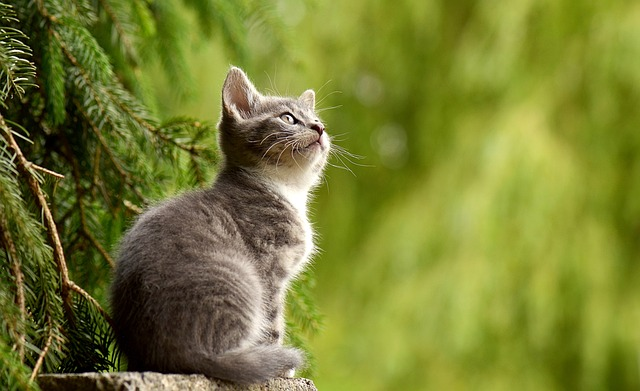
#> input picture p_opencv강의/img.jpg, 640 x 391 px
$ jupyter execute firstclass.ipynb
#> lines starting #> are read from the running program, lines starting #| are printed output that depends on the picture; after the words box and inside, x2 and y2 are one past the last pixel; in counts of white or black regions, pixels touching at a corner belong together
[cell 1]
import cv2
cv2.__version__

# 1. 이미지 출력

[cell 2]
import cv2
img = cv2.imread('img.jpg')
#> img is the input picture: shape (391, 640, 3); mean B, G, R 49.8, 125.8, 119.1
cv2.imshow('img',img)
cv2.waitKey(0)
cv2.destroyAllWindows()

## 읽기 옵션
1. cv2.IMREAD_COLOR : 컬러이미지, 투명영역 무시(기본값)
1. cv2.IMREAD_GRAYSCALE : 흑백이미지
1. cv2.IMREAD_UNCHANGED : 투명영역까지 포함

[cell 3]
import cv2
img_gray = cv2.imread('img.jpg',cv2.IMREAD_GRAYSCALE)
#> img_gray: shape (391, 640); min 0, max 255, mean 115.1
cv2.imshow('img_gray',img_gray)
cv2.waitKey(0)
cv2.destroyAllWindows()

## shape

[cell 4]
import cv2
img = cv2.imread('img.jpg')
img.shape # 가로 세로 체널
#> Out = (391, 640, 3)

# 2. 동영상출력

## 동영상 파일 출력

[cell 5]
import cv2
cap = cv2.VideoCapture('vedio.mp4')
while cap.isOpened(): # 동영상 올바르게 열렸는지
    ret, frame = cap.read()  # 성공여부 , 이미지
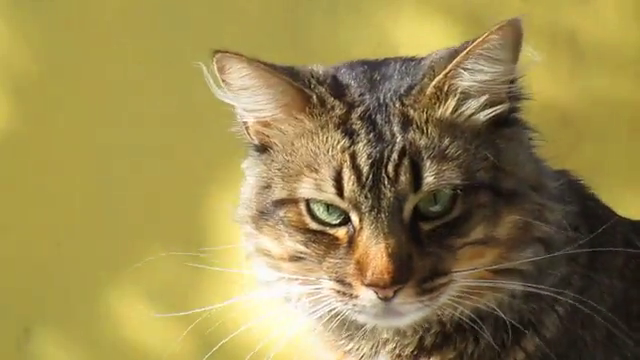
#> input picture frame 28 of p_opencv강의/vedio.mp4, 640 x 360 px
#> frame is the input picture: shape (360, 640, 3); mean B, G, R 78.8, 136.5, 152.7
    if not ret :
        print('동영상 끝')
        break
    cv2.imshow('vedio',frame)

    if cv2.waitKey (1) == ord('q'):
#> (key q is pressed here)
        print('q눌러서 종료')
        break

cap.release() # 자원해제
cv2.destroyAllWindows()

## 카메라 출력

[cell 6]
import cv2
cap= cv2.VideoCapture(0)

if not cap.isOpened ():
    exit()

while True:
    ret, frame = cap.read()
    if not ret :
        break
    cv2.imshow('camera',frame)
    if cv2.waitKey (1) == ord('q'):
#> (key q is pressed here)
        break

cap.release()
cv2.destroyAllWindows()

# 3. 도형그리기

## 빈 스케치북 만들기

[cell 7]
import cv2
import numpy as np

img = np.zeros((480,640,3),dtype = np.uint8)
cv2.imshow('img',img)
cv2.waitKey(0)
cv2.destroyAllWindows()

## 일부 영역 색칠

[cell 8]
import cv2
import numpy as np

img = np.zeros((480,640,3),dtype = np.uint8)
img[100:200, 200:300] = (255,255,255)

cv2.imshow('img',img)
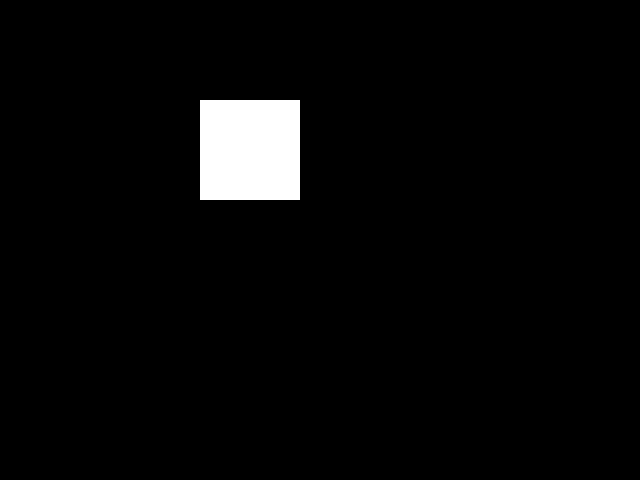
#> window 'img': shape (480, 640, 3); 3.3% white; 1 white region, box (x1, y1, x2, y2) and area: (200, 100, 300, 200) 10000
cv2.waitKey(0)
cv2.destroyAllWindows()

## 직선
직선의 종류

1.cv2.LINE_4 : 상하좌우 4방향 연결된 선
1.cv2.LINE_8 : (기본값) 대각선을 포함한 8방향
1.cv2.LINE_AA : 부드러운 선

[cell 9]
import cv2
import numpy as np

img = np.zeros((480,640,3),dtype = np.uint8)

COLOR = (0,255,255) # BGR > 노란색
THICKNESS = 5 # 두께

cv2.line(img, (50,100),(400,50),COLOR,THICKNESS,cv2.LINE_8) # 그릴 위치, 시작 ,끝, 색, 두께, 선 종류
cv2.line(img, (50,200),(400,150),COLOR,THICKNESS,cv2.LINE_4)
cv2.line(img, (50,300),(400,250),COLOR,THICKNESS,cv2.LINE_AA)

cv2.imshow('img',img)
cv2.waitKey(0)
cv2.destroyAllWindows()

## 원

[cell 10]
import cv2
import numpy as np

img = np.zeros((480,640,3),dtype = np.uint8)

COLOR = (0,255,255) # BGR > 노란색
RADIUS = 50
THICKNESS = 5 # 두께

cv2.circle(img, (200,100),RADIUS ,COLOR,THICKNESS,cv2.LINE_8) # 그릴 위치, 중심 ,반지름, 색, 두께, 선 종류
#> img: shape (480, 640, 3)
cv2.circle(img, (300,200),RADIUS ,COLOR,cv2.FILLED,cv2.LINE_8)

cv2.imshow('img',img)
cv2.waitKey(0)
cv2.destroyAllWindows()

## 사각형

[cell 11]
import cv2
import numpy as np

img = np.zeros((480,640,3),dtype = np.uint8)

COLOR = (0,255,255) # BGR > 노란색
THICKNESS = 5 # 두께

cv2.rectangle(img, (100,100),(200,200),COLOR,THICKNESS) # 왼쪽 위, 오른쪽아래, 색, 두께

cv2.rectangle(img, (400,100),(300,200),COLOR,cv2.FILLED)

cv2.imshow('img',img)
cv2.waitKey(0)
cv2.destroyAllWindows()

## 다각형

[cell 12]
import cv2
import numpy as np

img = np.zeros((480,640,3),dtype = np.uint8)

COLOR = (0,255,255) # BGR > 노란색
THICKNESS = 5 # 두께

pts1 = np.array([[100,100],[200,100],[100,200]])
cv2.polylines(img,[pts1],True,COLOR,cv2.LINE_8)
pts2 = np.array([[200,100],[300,100],[300,200]])
cv2.polylines(img,[pts2],False,COLOR,cv2.LINE_8)

cv2.polylines(img,[pts1,pts2],True,COLOR,cv2.LINE_4)
pts3 = np.array([[[100,300],[200,300],[100,400]],[[200,300],[300,300],[300,400]]])
cv2.fillPoly(img, pts3, COLOR, cv2.LINE_AA)

cv2.imshow('img',img)
cv2.waitKey(0)
cv2.destroyAllWindows()

# 4. 텍스트
## open cv에서 사용하는 글꼴 종류
1. cv2.FONT_HERSHEY_SIMPLEX : 보통크기의 산 세리프 글꼴
1. cv2.FONT_HERSHEY_PLAIN : 작은크기의 산 세리프 글꼴
1. cv2.FONT_HERSHEY_SCRIPT_SIMPLEX : 필기체 스타일 글꼴
1. cv2.FONT_HERSHEY_TRIPLEX : 보통크기의 산 세리프 글꼴
1. cv2.FONT_ITALIC : 기울임 이탤릭체

[cell 13]
import cv2
import numpy as np

img = np.zeros((480,640,3),dtype = np.uint8)

SCALE = 1
COLOR = (255,0,0)
THICKNESS = 1
cv2.putText (img, "adsfasdfasdfafd", (20,50),cv2.FONT_HERSHEY_TRIPLEX, SCALE, COLOR, THICKNESS)

cv2.imshow('img',img)
cv2.waitKey(0)
cv2.destroyAllWindows()

# 한글
## 한글 우회 방법

[cell 14]
import cv2
import numpy as np
from PIL import ImageFont, ImageDraw, Image

def myPutText(src, text, pos, font_size, font_color):
#> called with text = '안녕하세요', pos = (20, 50), font_size = 30, font_color = (255, 0, 0)
    img_pil = Image.fromarray(src)
    draw = ImageDraw.Draw(img_pil)
    font = ImageFont.truetype('fonts/gulim.ttc',font_size)
    draw.text (pos,text,font=font,fill=font_color)
    return np.array(img_pil)


img = np.zeros((480,640,3),dtype = np.uint8)

FONT_SIZE = 30
COLOR = (255,0,0)
THICKNESS = 1
img = myPutText (img, "안녕하세요", (20,50),FONT_SIZE,COLOR)

cv2.imshow('img',img)
cv2.waitKey(0)
cv2.destroyAllWindows()

# 5. 파일저장
## 이미지 저장

[cell 15]
import cv2
img = cv2.imread('img.jpg',cv2.IMREAD_GRAYSCALE)
cv2.imshow('img',img)
cv2.waitKey(0)
cv2.destroyAllWindows()

result = cv2.imwrite('img_save.jpg',img)
print(result)
#| True

## 동영상저장

[cell 16]
import cv2
cap = cv2.VideoCapture('vedio.mp4')
fourcc = cv2.VideoWriter_fourcc(*'DIVX')

width = round(cap.get(cv2.CAP_PROP_FRAME_WIDTH))
height  = round(cap.get(cv2.CAP_PROP_FRAME_HEIGHT))
fps = cap.get(cv2.CAP_PROP_FPS)
out = cv2.VideoWriter('output.avi',fourcc,fps,(width,height)) # 파일명, 코덱, fps, 크기
while cap.isOpened(): # 동영상 올바르게 열렸는지
    ret, frame = cap.read()  # 성공여부 , 이미지
    if not ret :
        print('동영상 끝')
        break
    cv2.imshow('vedio',frame)
    out.write(frame)# 영상 데이터만 저장
    if cv2.waitKey (1) == ord('q'):
#> (key q is pressed here)
        print('q눌러서 종료')
        break
out.release()
cap.release() # 자원해제
cv2.destroyAllWindows()

# 6. 크기 조정
## 이미지
고정크기

[cell 17]
import cv2
img = cv2.imread('img.jpg')
dst = cv2.resize(img,(400,500))
cv2.imshow('img',img)
cv2.imshow('dst',dst)
cv2.waitKey(0)
cv2.destroyAllWindows()

비율로 설정

[cell 18]
import cv2
img = cv2.imread('img.jpg')
dst = cv2.resize(img,None,fx=0.5,fy=0.5)
#> dst: shape (196, 320, 3)
cv2.imshow('img',img)
cv2.imshow('dst',dst)
cv2.waitKey(0)
cv2.destroyAllWindows()

###보간법
이미지 비율 변경 자연스럽게
1. cv2.INTER_AREA :  크기 줄일 때 사용
1. cv2.INTER_CUBIC : 늘일 때 사용 속도느리나 퀄리티 좋음
1. cv2.INTER_LINEAR : 늘일 때 사용 기본값

[cell 19]
import cv2
img = cv2.imread('img.jpg')
dst = cv2.resize(img,None,fx=0.5,fy=0.5,interpolation=cv2.INTER_AREA)
cv2.imshow('img',img)
cv2.imshow('dst',dst)
cv2.waitKey(0)
cv2.destroyAllWindows()

[cell 20]
import cv2
img = cv2.imread('img.jpg')
dst = cv2.resize(img,None,fx=2.5,fy=2.5,interpolation=cv2.INTER_CUBIC)
#> dst: shape (978, 1600, 3)
cv2.imshow('img',img)
cv2.imshow('dst',dst)
cv2.waitKey(0)
cv2.destroyAllWindows()

동영상 크기 설정

[cell 21]
import cv2
cap = cv2.VideoCapture('vedio.mp4')

while cap.isOpened(): # 동영상 올바르게 열렸는지
    ret, frame = cap.read()  # 성공여부 , 이미지
    if not ret :
        print('동영상 끝')
        break
    frame_resized = cv2.resize(frame,(400,500))
    cv2.imshow('vedio',frame_resized)

    if cv2.waitKey (1) == ord('q'):
#> (key q is pressed here)
        print('q눌러서 종료')
        break

cap.release() # 자원해제
cv2.destroyAllWindows()

[cell 22]
import cv2
cap = cv2.VideoCapture('vedio.mp4')

while cap.isOpened(): # 동영상 올바르게 열렸는지
    ret, frame = cap.read()  # 성공여부 , 이미지
    if not ret :
        print('동영상 끝')
        break
    frame_resized = cv2.resize(frame,None,fx=2.5,fy=2.5,interpolation=cv2.INTER_CUBIC)
#> frame_resized: shape (900, 1600, 3)
    cv2.imshow('vedio',frame_resized)

    if cv2.waitKey (1) == ord('q'):
#> (key q is pressed here)
        print('q눌러서 종료')
        break

cap.release() # 자원해제
cv2.destroyAllWindows()

# 7.이미지 자르기
영역을 잘라서 새로운 윈도우(창)에 표시

[cell 23]
import cv2
img = cv2.imread('img.jpg')
# print(img.shape) (391,640,3)
crop = img[100:200,200:400]
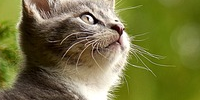
#> crop: shape (100, 200, 3); mean B, G, R 63.5, 116.7, 118.2
cv2.imshow('img',img)
cv2.imshow('crop',crop)
cv2.waitKey(0)
cv2.destroyAllWindows()

영역을 잘라서 기존 윈도우(창)에 표시

[cell 24]
import cv2
img = cv2.imread('img.jpg')
# print(img.shape) (391,640,3)
crop = img[100:200,200:400]
img[100:200,400:600] = crop # 복사해서 저 위치에 집어 넣는다.
#> img: shape (391, 640, 3)
cv2.imshow('img',img)
cv2.waitKey(0)
cv2.destroyAllWindows()

# 8.이미지 대칭
## 좌우대칭

[cell 25]
import cv2
img = cv2.imread('img.jpg')
flip_horizontal = cv2.flip(img,1)
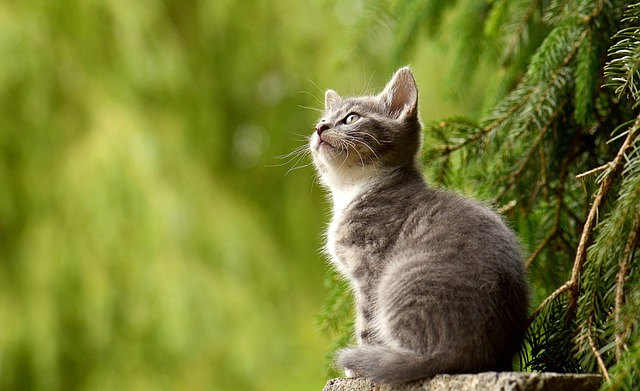
#> flip_horizontal: shape (391, 640, 3); mean B, G, R 49.8, 125.8, 119.1
cv2.imshow('img',img)
cv2.imshow('flip_horizontal',flip_horizontal)
cv2.waitKey(0)
cv2.destroyAllWindows()

## 상하대칭

[cell 26]
import cv2
img = cv2.imread('img.jpg')
flip_vertical = cv2.flip(img,0)
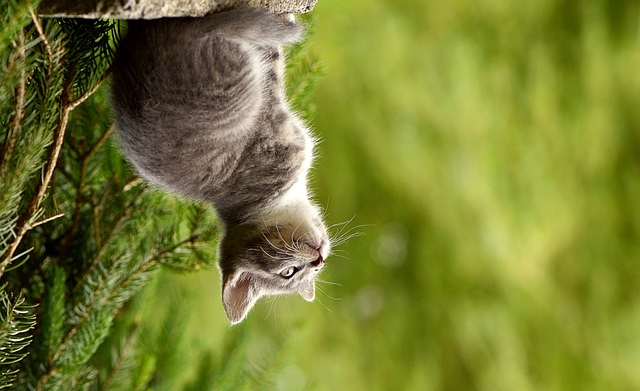
#> flip_vertical: shape (391, 640, 3); mean B, G, R 49.8, 125.8, 119.1
cv2.imshow('img',img)
cv2.imshow('flip_vertical',flip_vertical)
cv2.waitKey(0)
cv2.destroyAllWindows()

## 상하좌우대칭

[cell 27]
import cv2
img = cv2.imread('img.jpg')
flip_both = cv2.flip(img,-1)
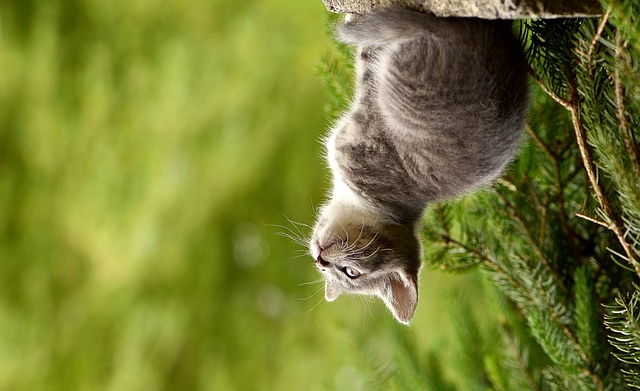
#> flip_both: shape (391, 640, 3); mean B, G, R 49.8, 125.8, 119.1
cv2.imshow('img',img)
cv2.imshow('flip_both',flip_both)
cv2.waitKey(0)

cv2.destroyAllWindows()

# 9. 이미지 회전
## 시계방향 90도

[cell 28]
import cv2
img = cv2.imread('img.jpg')
rotate_90 = cv2.rotate(img,cv2.ROTATE_90_CLOCKWISE) # 180도 : cv2.ROTATE_180 , 270도 : cv2.ROTATE_90_COUNTERCLOCKWISE
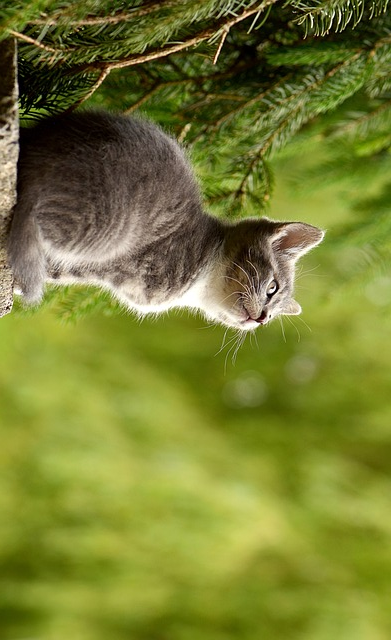
#> rotate_90: shape (640, 391, 3); mean B, G, R 49.8, 125.8, 119.1
cv2.imshow('img',img)
cv2.imshow('rotate_90',rotate_90)
cv2.waitKey(0)

cv2.destroyAllWindows()

# 10 이미지 변형 (흑백)
전처리 : 필요없는 내용 버리기

[cell 29]
import cv2
img = cv2.imread('img.jpg')
dst = cv2.cvtColor(img,cv2.COLOR_BGR2GRAY)
#> dst: shape (391, 640)
cv2.imshow('img',img)
cv2.imshow('dst',dst)
cv2.waitKey(0)
cv2.destroyAllWindows()

# 11. 이미지 변형 (흐림)
## 가우시안 블러
커널 사이즈 변화에 따른 흐림

[cell 30]
import cv2
img = cv2.imread('img.jpg')

kernel_3 = cv2.GaussianBlur(img, (3,3),0) # ( 3 5 7 .....)
cv2.imshow('img',img)
cv2.imshow('kernel_3',kernel_3)


cv2.waitKey(0)
cv2.destroyAllWindows()

표준 편차 변화에 따른 흐림

[cell 31]
import cv2
img = cv2.imread('img.jpg')

kernel_3 = cv2.GaussianBlur(img, (0,0),5) # (1 ~)
cv2.imshow('img',img)
cv2.imshow('kernel_3',kernel_3)


cv2.waitKey(0)
cv2.destroyAllWindows()

# 12. 이미지 변형(원근)
## 사다리꼴 이미지 펼치기

[cell 32]
import cv2
import numpy as np
img = cv2.imread('newspaper.jpg')
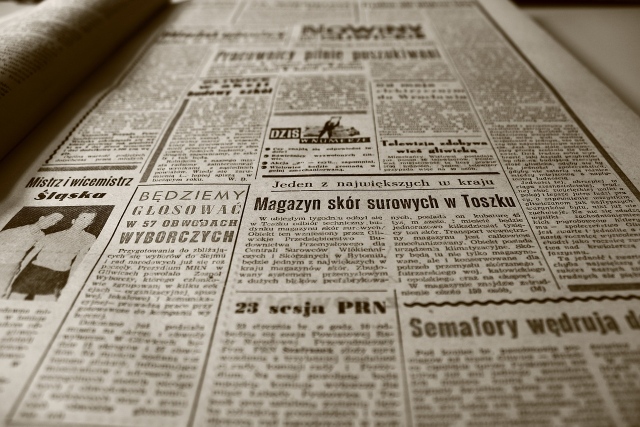
#> input picture p_opencv강의/newspaper.jpg, 1280 x 853 px (shown at 1/2 size)
#> img is the input picture: shape (853, 1280, 3); mean B, G, R 118.6, 135.1, 145.4
width = 640
height = 240
src = np.array([[511,352],[1008,345],[1122,584],[455,594]],dtype = np.float32) # 좌상, 우상, 우하, 좌하 시계방향
dst = np.array([[0,0],[width,0],[width,height],[0,height]],dtype = np.float32)
matrix = cv2.getPerspectiveTransform(src,dst)
result = cv2.warpPerspective(img,matrix,(width,height))
cv2.imshow('img',img)
cv2.imshow('result',result)
cv2.waitKey(0)
cv2.destroyAllWindows()

## 회전된 이미지 올바로 세우기

[cell 33]
import cv2
import numpy as np
img = cv2.imread('poker.jpg')
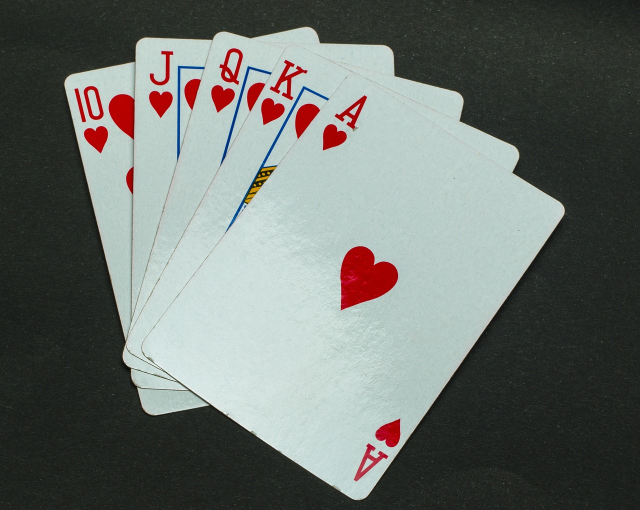
#> input picture p_opencv강의/poker.jpg, 1280 x 1020 px (shown at 1/2 size)
#> img is the input picture: shape (1020, 1280, 3); mean B, G, R 108.4, 112.6, 107.2
width = 530
height = 710
src = np.array([[720,143],[1133,414],[726,1007],[276,700]],dtype = np.float32) # 좌상, 우상, 우하, 좌하 시계방향
dst = np.array([[0,0],[width,0],[width,height],[0,height]],dtype = np.float32)
matrix = cv2.getPerspectiveTransform(src,dst)
result = cv2.warpPerspective(img,matrix,(width,height))
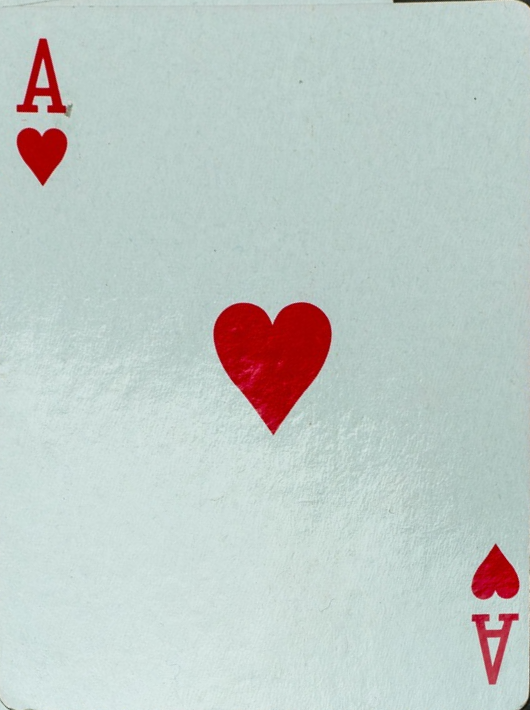
#> result: shape (710, 530, 3); mean B, G, R 198, 201.6, 191.3
cv2.imshow('img',img)
cv2.imshow('result',result)
cv2.waitKey(0)
cv2.destroyAllWindows()
